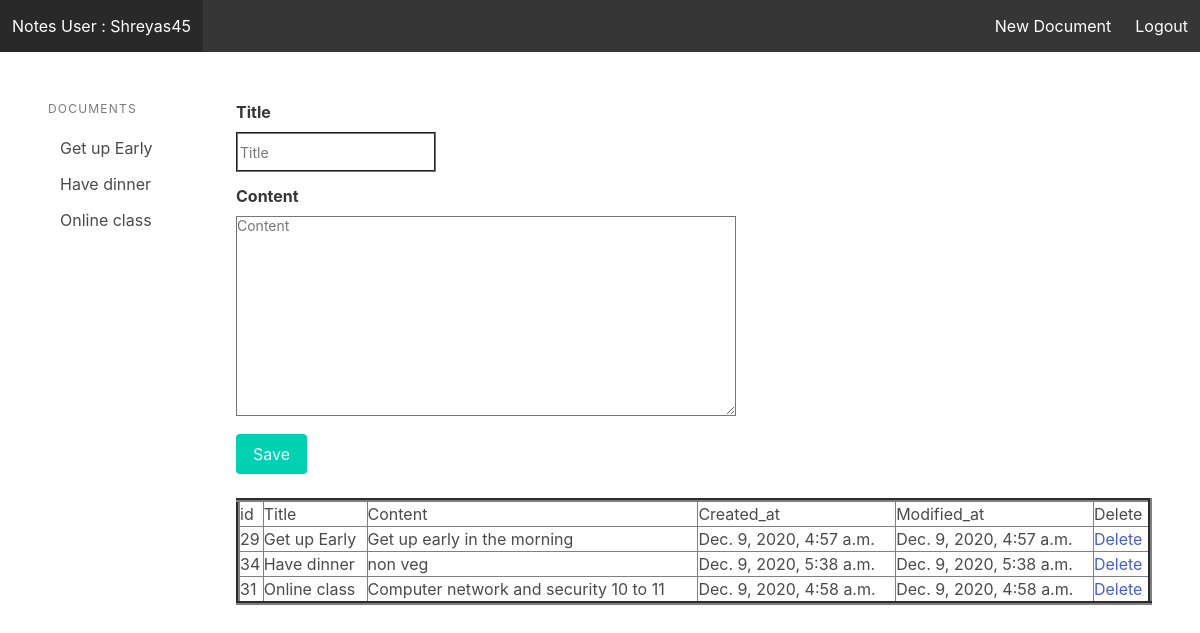
Page /editor/ (signed in) on the committed database.
### NEWapp/models.py (models this page shows)
class Document(models.Model):
    contactholder = models.ForeignKey(User,on_delete=models.CASCADE,default=True)
    title=models.CharField(max_length=255)
    content=models.TextField(blank=True, null=True)
    created_at=models.DateTimeField(auto_now_add=True)
    modified_at=models.DateTimeField(auto_now=True)
    class Meta:
        ordering=('title',)

### NEWapp/views.py (the view)
# urls.py: path('editor/',editor),
@login_required
def editor(request):
    documents=Document.objects.filter(contactholder=request.user)
    if request.method=="POST":
        form=Savenote(request.POST or None)
        if form.is_valid():
            form.save(commit=False).contactholder=request.user
            form.save()
    return render(request,'editor.html',{'documents':documents})

### NEWapp/templates/editor.html (shortened to what this page needs)
<!DOCTYPE html>
<html lang="en">
<head>
    <link rel="stylesheet" href="https://cdn.jsdelivr.net/npm/bulma@0.9.0/css/bulma.min.css">
</head>
<body>
    <nav class='navbar is-dark'>
        <div class='navbar-brand'>
            <a href="/editor/" class="navbar-item">Notes User : {{ user.username }}</a>
        </div>
        <div class="navbar-menu">
            <div class='navbar-end'>
                <a href="/editor/?docid=0" class="navbar-item">New Document</a>
                <a href="/logout/" class="navbar-item">Logout</a>
            </div>
        </div>
    </nav>
      <section class='section'>
          <div class='columns'>
              <div class='column is-2'>
                  <aside class="menu">
                      <p class="menu-label">Documents</p>
                      <ul class="menu-list">
                          {% for doc in documents %}
                          <li>
                              <a href="">{{ doc.title}}</a>
                          </li>
                          {% endfor %}
                      </ul>
                  </aside>
              </div>
              <div class='column is-10'>
                  <form method='POST'>
                      <div class='field'>
                          <label for="" class="label">Title
                          </label>
                          <div class="control">
                              <input type="text" class="form-group form-textbox" name="title" placeholder="Title"{% if document %} value='{{ document.title }}'{% endif %}>
                          </div>
                      </div>
                      <div class='field'>
                        <label for="" class="label">Content</label>
                        <div class="control">
                            <textarea class='form-group form-textboxs' name="content" placeholder="Content">{% if document %}{{ document.content }}{% endif %}</textarea>
                        </div>
                    </div>
                    <div class='field is-grouped'>
                      <div class="control">
                          <button class='button is-primary'>Save</button>
                          <br>
                          <br>
                      </div>
                  </form>
                  <br>
                  <br>
              </div>
              <table border="4" width='100%'>
                <tr>
                    <td>id</td>
                    <td><h3>Title</h3></td>
                    <td><h3>Content</h3></td>
                    <td><h3>Created_at</h3></td>
                    <td><h3>Modified_at</h3></td>
                    <td><h3>Delete</h3></td>
                </tr>
                {% for r in documents %}
                <tr>
                    <td>{{r.id}}</td>
                    <td>{{r.title}}</td>
                    <td>{{r.content}}</td>
                    <td>{{r.created_at}}</td>
                    <td>{{r.modified_at}}</td>
                    <td><a href="/destroy/{{r.id}}">Delete</td></a>
                </tr>
                {% endfor %}
            </table>
          </div>
      </section>
</body>
</html>

### NEWapp/templates/editor.html (style rules this page uses)
.form-textbox { height: 40px !important; width: 200px !important; font-size: 14px !important; border-style: groove; }
.form-textboxs { height: 200px !important; width: 500px !important; font-size: 14px !important; border-style: groove; }

### rows in the picture
Document: title "Get up Early", id "29", content "Get up early in the morning", created_at "Dec. 9, 2020, 4:57 a.m.", modified_at "Dec. 9, 2020, 4:57 a.m."
Document: title "Have dinner", id "34", content "non veg", created_at "Dec. 9, 2020, 5:38 a.m.", modified_at "Dec. 9, 2020, 5:38 a.m."
Document: title "Online class", id "31", content "Computer network and security 10 to 11", created_at "Dec. 9, 2020, 4:58 a.m.", modified_at "Dec. 9, 2020, 4:58 a.m."

### other values in the picture
{{ user.username }} "Shreyas45"
